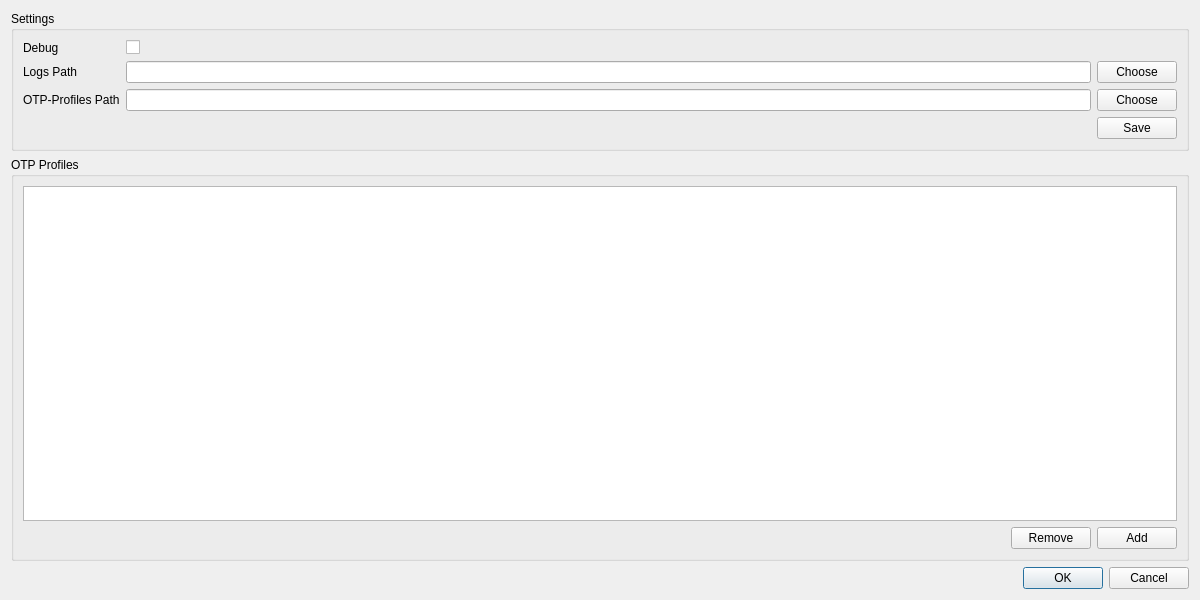
<?xml version="1.0" encoding="UTF-8"?>
<ui version="4.0">
 <class>Settings</class>
 <widget class="QDialog" name="Settings">
  <property name="geometry">
   <rect>
    <x>0</x>
    <y>0</y>
    <width>1200</width>
    <height>600</height>
   </rect>
  </property>
  <property name="windowTitle">
   <string>Settings</string>
  </property>
  <property name="windowIcon">
   <iconset resource="res.qrc">
    <normaloff>:/img/tinyotp_icon.png</normaloff>:/img/tinyotp_icon.png</iconset>
  </property>
  <layout class="QVBoxLayout" name="verticalLayout">
   <item>
    <widget class="QGroupBox" name="groupBox">
     <property name="title">
      <string>Settings</string>
     </property>
     <layout class="QVBoxLayout" name="verticalLayout_2">
      <item>
       <layout class="QFormLayout" name="formLayout">
        <item row="0" column="0">
         <widget class="QLabel" name="debugLabel">
          <property name="text">
           <string>Debug</string>
          </property>
         </widget>
        </item>
        <item row="0" column="1">
         <widget class="QCheckBox" name="cbDebug"/>
        </item>
        <item row="1" column="0">
         <widget class="QLabel" name="logsPathLabel">
          <property name="text">
           <string>Logs Path</string>
          </property>
         </widget>
        </item>
        <item row="2" column="0">
         <widget class="QLabel" name="oTPProfilesPathLabel">
          <property name="text">
           <string>OTP-Profiles Path</string>
          </property>
         </widget>
        </item>
        <item row="1" column="1">
         <layout class="QHBoxLayout" name="horizontalLayout_3">
          <item>
           <widget class="QLineEdit" name="leLogs"/>
          </item>
          <item>
           <widget class="QPushButton" name="btnLogs">
            <property name="text">
             <string>Choose</string>
            </property>
           </widget>
          </item>
         </layout>
        </item>
        <item row="2" column="1">
         <layout class="QHBoxLayout" name="horizontalLayout_4">
          <item>
           <widget class="QLineEdit" name="leOTPProfiles"/>
          </item>
          <item>
           <widget class="QPushButton" name="btnOTPProfiles">
            <property name="text">
             <string>Choose</string>
            </property>
           </widget>
          </item>
         </layout>
        </item>
       </layout>
      </item>
      <item>
       <layout class="QHBoxLayout" name="horizontalLayout_5">
        <item>
         <spacer name="horizontalSpacer_2">
          <property name="orientation">
           <enum>Qt::Horizontal</enum>
          </property>
          <property name="sizeHint" stdset="0">
           <size>
            <width>40</width>
            <height>20</height>
           </size>
          </property>
         </spacer>
        </item>
        <item>
         <widget class="QPushButton" name="btnSaveSettings">
          <property name="text">
           <string>Save</string>
          </property>
         </widget>
        </item>
       </layout>
      </item>
     </layout>
    </widget>
   </item>
   <item>
    <widget class="QGroupBox" name="groupBox_2">
     <property name="title">
      <string>OTP Profiles</string>
     </property>
     <layout class="QVBoxLayout" name="verticalLayout_3">
      <item>
       <widget class="QTreeView" name="tvOTPProfiles">
        <property name="editTriggers">
         <set>QAbstractItemView::EditKeyPressed</set>
        </property>
        <property name="indentation">
         <number>10</number>
        </property>
        <property name="rootIsDecorated">
         <bool>false</bool>
        </property>
       </widget>
      </item>
      <item>
       <layout class="QHBoxLayout" name="horizontalLayout">
        <item>
         <spacer name="horizontalSpacer">
          <property name="orientation">
           <enum>Qt::Horizontal</enum>
          </property>
          <property name="sizeHint" stdset="0">
           <size>
            <width>40</width>
            <height>20</height>
           </size>
          </property>
         </spacer>
        </item>
        <item>
         <widget class="QPushButton" name="btnRemove">
          <property name="text">
           <string>Remove</string>
          </property>
         </widget>
        </item>
        <item>
         <widget class="QPushButton" name="btnAdd">
          <property name="text">
           <string>Add</string>
          </property>
         </widget>
        </item>
       </layout>
      </item>
     </layout>
    </widget>
   </item>
   <item>
    <widget class="QDialogButtonBox" name="buttonBox">
     <property name="orientation">
      <enum>Qt::Horizontal</enum>
     </property>
     <property name="standardButtons">
      <set>QDialogButtonBox::Cancel|QDialogButtonBox::Ok</set>
     </property>
    </widget>
   </item>
  </layout>
 </widget>
 <resources>
  <include location="res.qrc"/>
 </resources>
 <connections>
  <connection>
   <sender>buttonBox</sender>
   <signal>accepted()</signal>
   <receiver>Settings</receiver>
   <slot>accept()</slot>
   <hints>
    <hint type="sourcelabel">
     <x>248</x>
     <y>254</y>
    </hint>
    <hint type="destinationlabel">
     <x>157</x>
     <y>274</y>
    </hint>
   </hints>
  </connection>
  <connection>
   <sender>buttonBox</sender>
   <signal>rejected()</signal>
   <receiver>Settings</receiver>
   <slot>reject()</slot>
   <hints>
    <hint type="sourcelabel">
     <x>316</x>
     <y>260</y>
    </hint>
    <hint type="destinationlabel">
     <x>286</x>
     <y>274</y>
    </hint>
   </hints>
  </connection>
 </connections>
</ui>
